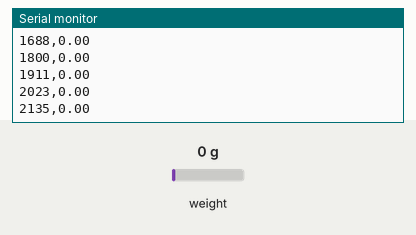
Bench run of a sketch on a simulated Arduino Uno, built with avr-gcc and run on an emulated ATmega328P. Parts: the last lines printed to the serial monitor. Inputs (shaded band) come from the test bench; at power-on: weight on the scale 0 g. Storage starts empty.

Above: at 2.2 s.
2.3 s: weight on the scale set to 100 g
At 2.37 s:
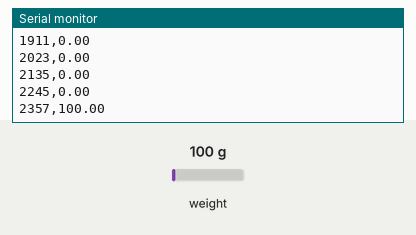
3.8 s: weight on the scale set to 1250 g
At 3.82 s:
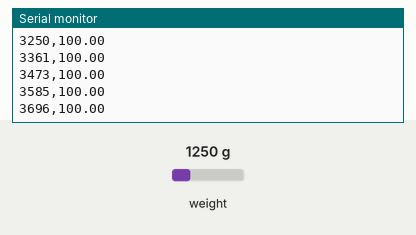
Timing chart, 0 to 6.8 s (numbered marks = the images above; inputs shaded):
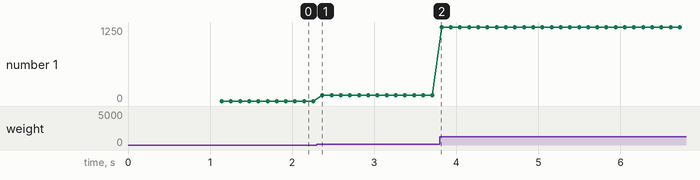

Measured:
- after the input at 2.3 s, the serial monitor: prints a new line after 0.07 s (image 1)
- plotted number 1: 0 → 100 after the input at 2.3 s

The sketch:

Staticfirebackup.ino
```cpp
//For Load Cell
#include "HX711.h"
#include <SPI.h>
#include <SD.h>

#define calibration_factor -1770.0 //This value is obtained using the SparkFun_HX711_Calibration sketch
const int LOADCELL_DOUT_PIN = 4;
const int LOADCELL_SCK_PIN = 5;
float force;
unsigned long period;
HX711 scale;

//For SD card
String datastring;

const int chipSelect = 10;

//For Servo
File myFile;


//void receiveEvent(int bytes) {
//  x = Wire.read();    // read one character from the I2C
//}

void setup() {
  Serial.begin(9600);
  Serial.print("Initializing SD card...");

  // see if the card is present and can be initialized:
  if (!SD.begin(chipSelect)) {
    Serial.println("Card failed, or not present");
    // don't do anything more:
    while (1);
  }
  Serial.println("card initialized.");

//End of Card Initiailization
//Setting up the load cell
  scale.begin(LOADCELL_DOUT_PIN, LOADCELL_SCK_PIN);
  scale.set_scale(calibration_factor); //This value is obtained by using the SparkFun_HX711_Calibration sketch
  scale.tare(); //Assuming there is no weight on the scale at start up, reset the scale to 0
//Finish Load Cell setup

  myFile = SD.open("datalog1.txt", FILE_WRITE);
  myFile.println("Time, Force (lb)");
  myFile.close();

}

void loop() {
  force = scale.get_units(); //scale.get_units() returns a float

  period = (millis());

  //Creating and Writing to SD card
  String dataString = "";
  dataString = String(period) + "," + String(force);
  myFile = SD.open("datalog1.txt", FILE_WRITE);

  // if the file is available, write to it:
  if (myFile) {
    myFile.println(dataString);//data
    myFile.close();
  }
  // if the file isn't open, pop up an error:
  else {
    Serial.println("error opening datalog.txt");

  }

  Serial.println(dataString);
  }
```
